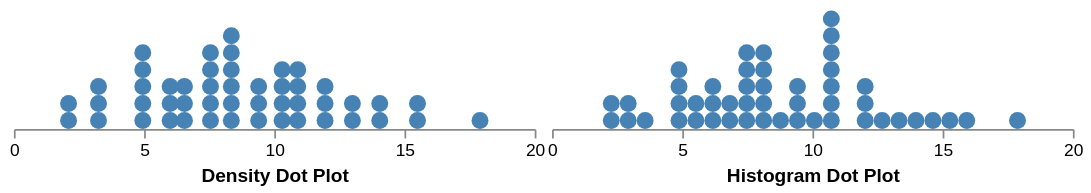

Write the Vega-Lite specification saved for this chart.
### Vega specification from a JSON file in a GitHub repository (floating-point values rounded to 4 significant figures)
{"$schema": "https://vega.github.io/schema/vega/v5.json", "width": 300, "padding": 5, "signals": [{"name": "step", "value": 0.65, "bind": {"input": "range", "min": 0.1, "max": 2, "step": 0.01}}, {"name": "offset", "value": "zero", "bind": {"input": "radio", "options": ["zero", "center"]}}, {"name": "smooth", "value": true, "bind": {"input": "checkbox"}}, {"name": "size", "update": "scale('x', step) - scale('x', 0)"}, {"name": "area", "update": "size * size"}, {"name": "ddh", "update": "(span(ddext) + 1) * size"}, {"name": "hdh", "update": "(span(hdext) + 1) * size"}, {"name": "height", "update": "max(ddh, hdh)"}], "data": [{"name": "points", "values": [6.3, 2.1, 9.1, 15.8, 5.2, 10.9, 8.3, 11.0, 3.2, 7.6, 6.3, 8.6, 6.6, 9.5, 4.8, 12.0, 3.3, 11.0, 4.7, 10.4, 7.4, 2.1, 7.7, 17.9, 6.1, 8.2, 8.4, 11.9, 10.8, 13.8, 14.3, 15.2, 10.0, 11.9, 6.5, 7.5, 10.6, 7.4, 8.4, 5.7, 4.9, 3.2, 8.1, 11.0, 4.9, 13.2, 9.7, 12.8], "transform": [{"type": "dotbin", "field": "data", "smooth": {"signal": "smooth"}, "step": {"signal": "step"}}, {"type": "stack", "groupby": ["bin"], "offset": {"signal": "offset"}, "as": ["d0", "d1"]}, {"type": "extent", "field": "d1", "signal": "ddext"}, {"type": "extent", "field": "data", "signal": "ext"}, {"type": "bin", "field": "data", "step": {"signal": "step"}, "extent": {"signal": "ext"}}, {"type": "stack", "offset": {"signal": "offset"}, "groupby": ["bin0"]}, {"type": "extent", "field": "y0", "signal": "hdext"}]}], "scales": [{"name": "x", "domain": [0, 20], "range": "width"}, {"name": "ddy", "domain": {"signal": "[0, ddh / size]"}, "range": {"signal": "[height, height - ddh]"}}, {"name": "hdy", "domain": {"signal": "[0, hdh / size]"}, "range": {"signal": "[height, height - hdh]"}}], "marks": [{"type": "group", "encode": {"update": {"width": {"signal": "width"}, "height": {"signal": "height"}}}, "axes": [{"scale": "x", "orient": "bottom", "tickCount": 5, "title": "Density Dot Plot"}], "marks": [{"type": "symbol", "from": {"data": "points"}, "encode": {"update": {"x": {"scale": "x", "field": "bin"}, "y": {"scale": "ddy", "signal": "datum.d0 + 0.5"}, "size": {"signal": "area"}, "fill": {"value": "steelblue"}}}}]}, {"type": "group", "encode": {"update": {"x": {"signal": "width + 10"}, "width": {"signal": "width"}, "height": {"signal": "height"}}}, "axes": [{"scale": "x", "orient": "bottom", "tickCount": 5, "title": "Histogram Dot Plot"}], "marks": [{"type": "symbol", "from": {"data": "points"}, "encode": {"update": {"x": {"scale": "x", "signal": "(datum.bin0 + datum.bin1) / 2"}, "y": {"scale": "hdy", "signal": "datum.y0 + 0.5"}, "size": {"signal": "area"}, "fill": {"value": "steelblue"}}}}]}]}
